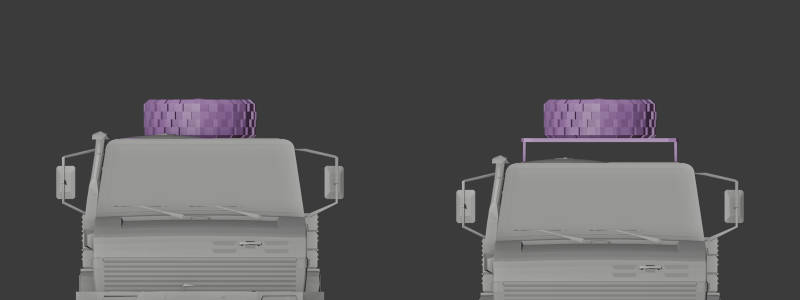
#> input picture placements/review_front.png, 1600 x 600 px, given in place of review_front.png_skin00.png, which was not available (shown at 1/2 size)
$ python composite_atlas.py ../placements/review_front.png
#> lines starting #> are read from the running program, lines starting #| are printed output that depends on the picture; after the words box and inside, x2 and y2 are one past the last pixel; in counts of white or black regions, pixels touching at a corner belong together; pictures that were not available may be replaced by others from this repository, and a replacement may not be noted
"""Bakes a car's atlas the way the game's car shader appears to shade it, for offline renders and the Blender add-on;
`make extract` and `make contact` run it for every donor.

Usage: python3 tools/composite_atlas.py <Donor> [--tint r,g,b]    e.g. Mammoth -> extracted/textures/Mammoth_composite.png

The car material (Shader Graphs/CarMainShader) takes the livery texture (<Donor>_skin00 for the stock
livery) as albedo and a mask texture whose channels sort the atlas, read from where the stock cars
use them: blue = body paint, green alone = glass, red with green = lamp lenses (the lamps' glow comes
from <Donor>_lights: red brake/tail, green headlight, blue reverse). Glass shades dark in game
whatever the albedo under it, so this bakes green-only texels to a dark glass grey; everything else
keeps the livery's colour. The rule is inferred from the stock textures and in-game screenshots (the
compiled shader is SMOL-V and was not decoded); it explains an orange-albedo, green-only lens
rendering black.

--tint multiplies the blue (paint) texels by a colour (0-1 per channel, doubled about mid grey), to
show which parts a player's paint colour reaches; it is illustrative, the in-game blend is unknown.
"""
import os, sys

import numpy as np
from PIL import Image

ROOT = os.path.dirname(os.path.dirname(os.path.abspath(__file__)))
GLASS = np.array([38, 40, 44])


def composite(donor, tint=None):
#> called with donor = '../placements/review_front.png'
    textures = os.path.join(ROOT, "extracted/textures")
    skin = np.array(Image.open(os.path.join(textures, f"{donor}_skin00.png")).convert("RGB")).astype(float)
    mask = Image.open(os.path.join(textures, f"{donor}_masks.png")).convert("RGB").resize(skin.shape[1::-1], Image.NEAREST)
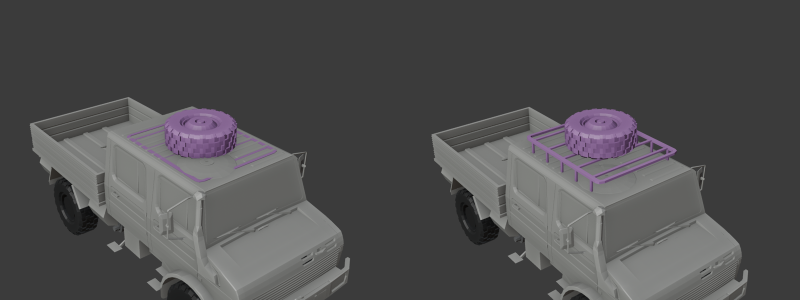
#> input picture placements/review_three_quarter.png, 1600 x 600 px, given in place of review_front.png_masks.png, which was not available (shown at 1/2 size)
#> mask is the input picture: PIL image 1600x600 RGB; mean R, G, B 78.8, 78, 78.8
    mask = np.array(mask).astype(int)
#> mask: shape (600, 1600, 3) int64
    glass = (mask[:, :, 1] > 127) & (mask[:, :, 0] <= 127)
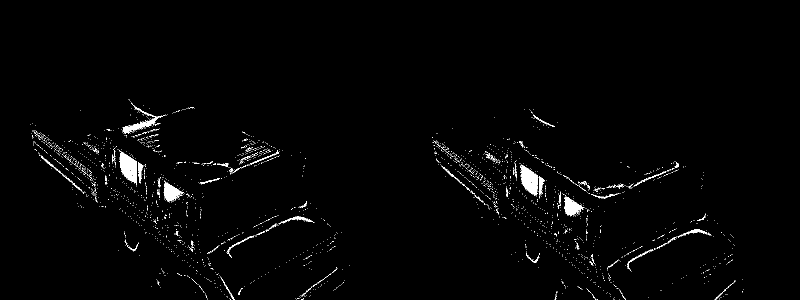
#> glass: shape (600, 1600) bool (shown at 1/2 size); 1.4% white; 2346 white regions (2282 under 20 px), largest, box (x1, y1, x2, y2) and area: (239, 302, 274, 371) 1387, (1040, 330, 1075, 391) 1279, (1128, 393, 1169, 433) 778
    out = skin.copy()
    out[glass] = GLASS
    if tint is not None:
        paint = mask[:, :, 2] > 127
        out[paint] = np.clip(out[paint] * np.array(tint) * 2.0, 0, 255)
    path = os.path.join(textures, f"{donor}_composite.png")
    # Written under a temporary name and renamed, so an interrupted run leaves the old composite or none, never a
    # partial PNG (Blender loads one as an empty image).
    part = path + ".part"
    try:
        Image.fromarray(out.astype(np.uint8)).save(part, format="PNG")
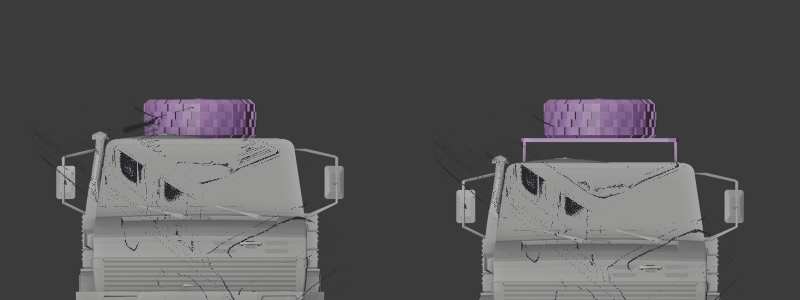
#> saved as review_front.png_composite.png.part: PIL image 1600x600 RGB (shown at 1/2 size); mean R, G, B 84.9, 84.2, 85.1
        os.replace(part, path)
    finally:
        if os.path.exists(part):
            os.remove(part)
    return path, int(glass.sum())


if __name__ == "__main__":
    tint = [float(c) for c in sys.argv[sys.argv.index("--tint") + 1].split(",")] if "--tint" in sys.argv else None
    path, n = composite(sys.argv[1], tint)
#> n = 13289
    print(f"{path}: {n} glass texels baked dark")
#| extracted/textures/../placements/review_front.png_composite.png: 13289 glass texels baked dark
